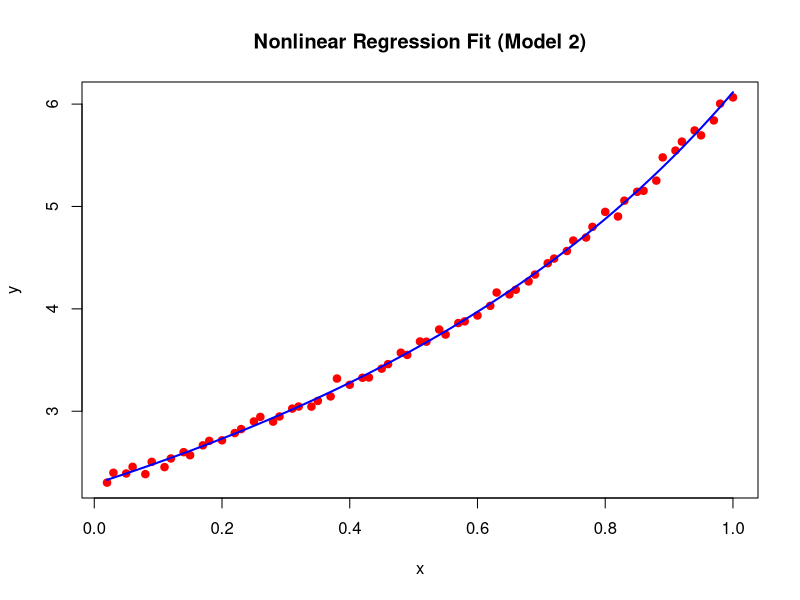
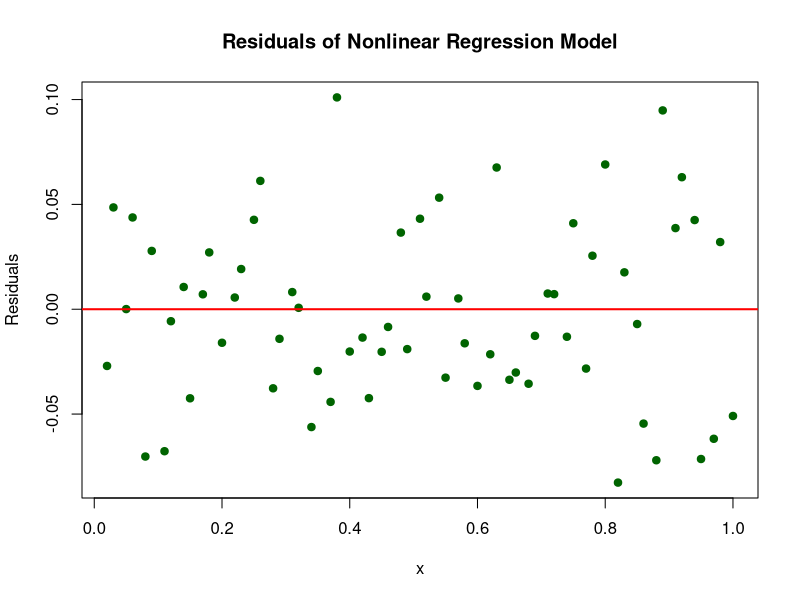

Write the R code that produced these figures, in order.
# Load data
data <- read.table("data-39.txt", header = FALSE)
x <- data$V1  # First column as x
y <- data$V2  # Second column as y

# Convert x and y to matrices for matrix operations
x_matrix <- matrix(x, ncol = 1)
y_matrix <- matrix(y, ncol = 1)

# Initialize parameters (alpha0, alpha1, beta0, beta1) as a matrix
params <- matrix(c(10, 2.1, 10, 1), ncol = 1)  # Initial guesses for alpha0, alpha1, beta0, beta1

# Define learning rate and convergence tolerance
learning_rate <- 1e-2
tolerance <- 1e-6
max_iter <- 1000

# Function to compute RSS based on current parameters
compute_rss <- function(params) {
  alpha0 <- params[1]
  alpha1 <- params[2]
  beta0 <- params[3]
  beta1 <- params[4]
  
  # Predicted values
  y_pred <- (alpha0 + alpha1 * x_matrix) / (beta0 + beta1 * x_matrix)
  
  # Calculate RSS
  rss <- sum((y_matrix - y_pred)^2)
  return(list(rss = rss, y_pred = y_pred))
}

# Iteratively update parameters to minimize RSS
for (i in 1:max_iter) {
  # Current RSS and predicted values
  result <- compute_rss(params)
  rss_current <- result$rss
  y_pred <- result$y_pred
  
  # Finite difference gradient approximation
  gradient <- matrix(0, nrow = 4, ncol = 1)
  for (j in 1:4) {
    # Perturb parameter j slightly
    params_perturbed <- params
    params_perturbed[j] <- params[j] + 1e-5
    
    # Compute perturbed RSS
    rss_perturbed <- compute_rss(params_perturbed)$rss
    
    # Approximate gradient
    gradient[j] <- (rss_perturbed - rss_current) / 1e-5
  }
  
  # Update parameters
  params <- params - learning_rate * gradient
  
  # Check convergence
  if (sqrt(sum(gradient^2)) < tolerance) {
    break
  }
}

# Display estimated parameters and final RSS
print("Estimated Parameters (alpha0, alpha1, beta0, beta1):")
print(params)

# Calculate and print final RSS
final_rss <- compute_rss(params)$rss
cat("Final Residual Sum of Squares (RSS):", final_rss, "\n")

# Calculate residuals and residual variance
residuals <- y - y_pred
residual_variance <- sum(residuals^2) / (length(y) - length(params))
print("Residual Variance:")
print(residual_variance)

# Calculate Jacobian matrix for parameter variance
jacobian <- matrix(0, nrow = length(y), ncol = length(params))
alpha0 <- params[1]
alpha1 <- params[2]
beta0 <- params[3]
beta1 <- params[4]

for (i in 1:length(y)) {
  jacobian[i, 1] <- 1 / (beta0 + beta1 * x[i])  # partial derivative w.r.t. alpha0
  jacobian[i, 2] <- x[i] / (beta0 + beta1 * x[i])  # partial derivative w.r.t. alpha1
  jacobian[i, 3] <- -(alpha0 + alpha1 * x[i]) / (beta0 + beta1 * x[i])^2  # partial derivative w.r.t. beta0
  jacobian[i, 4] <- -(alpha0 * x[i] + alpha1 * x[i]^2) / (beta0 + beta1 * x[i])^2  # partial derivative w.r.t. beta1
}

# Regularization parameter
lambda <- 1e-5

# Calculate parameter variance-covariance matrix with regularization
fisher_info_matrix <- t(jacobian) %*% jacobian
param_var_cov_matrix <- residual_variance * solve(fisher_info_matrix + lambda * diag(4))

# Extract variances of each parameter from the diagonal of the variance-covariance matrix
param_variances <- diag(param_var_cov_matrix)
print("Variances of Parameters (alpha0, alpha1, beta0, beta1):")
print(param_variances)

# Calculate confidence intervals (assuming normality of estimates)
confidence_level <- 0.95
z_value <- qnorm(1 - (1 - confidence_level) / 2)

confidence_intervals <- data.frame(
  Parameter = c("alpha0", "alpha1", "beta0", "beta1"),
  Estimate = params,
  Lower = params - z_value * sqrt(param_variances),
  Upper = params + z_value * sqrt(param_variances)
)

print("Confidence Intervals for Parameters:")
print(confidence_intervals)

# Plot the data and fitted curve
plot(x, y, main = "Nonlinear Regression Fit (Model 2)", xlab = "x", ylab = "y", pch = 19, col = "red")
lines(sort(x), y_pred[order(x)], col = "blue", lwd = 2)

# Add legend
# legend("topright", legend = c("Data", "Fitted Curve"), col = c("red", "blue"), pch = c(19, NA), lty = c(NA, 1))
# Plot residuals
plot(x, residuals, main = "Residuals of Nonlinear Regression Model", xlab = "x", ylab = "Residuals", pch = 19, col = "darkgreen")
abline(h = 0, col = "red", lwd = 2)  # Horizontal line at zero for reference

# Apply Anderson-Darling test on the 'x' column
library(nortest)
result <- ad.test(residuals)
print(result) 
